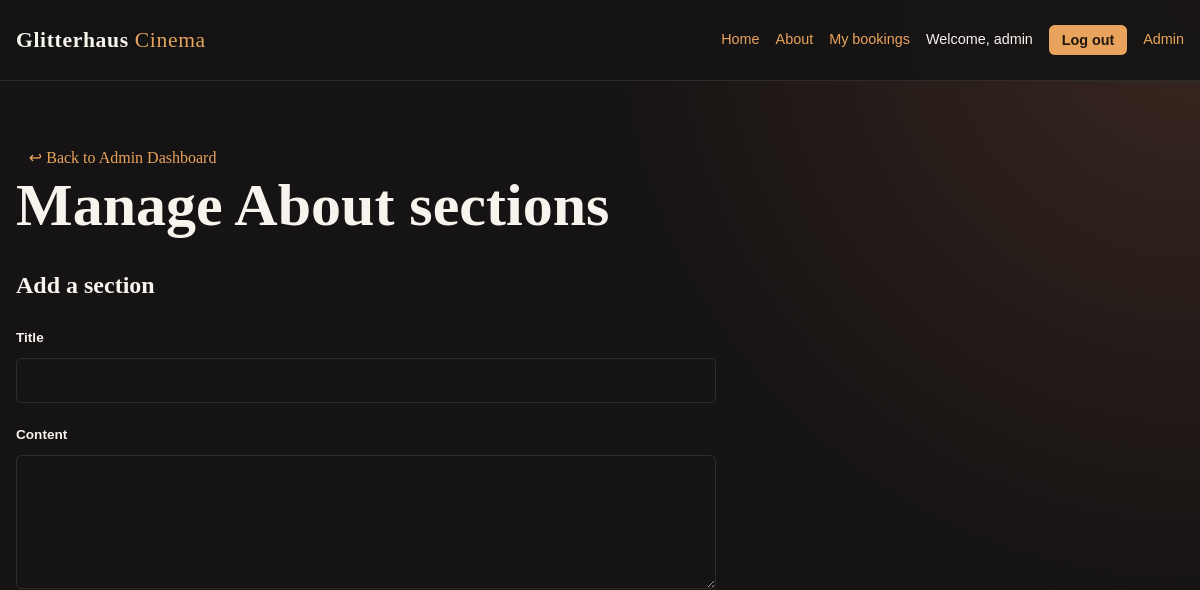
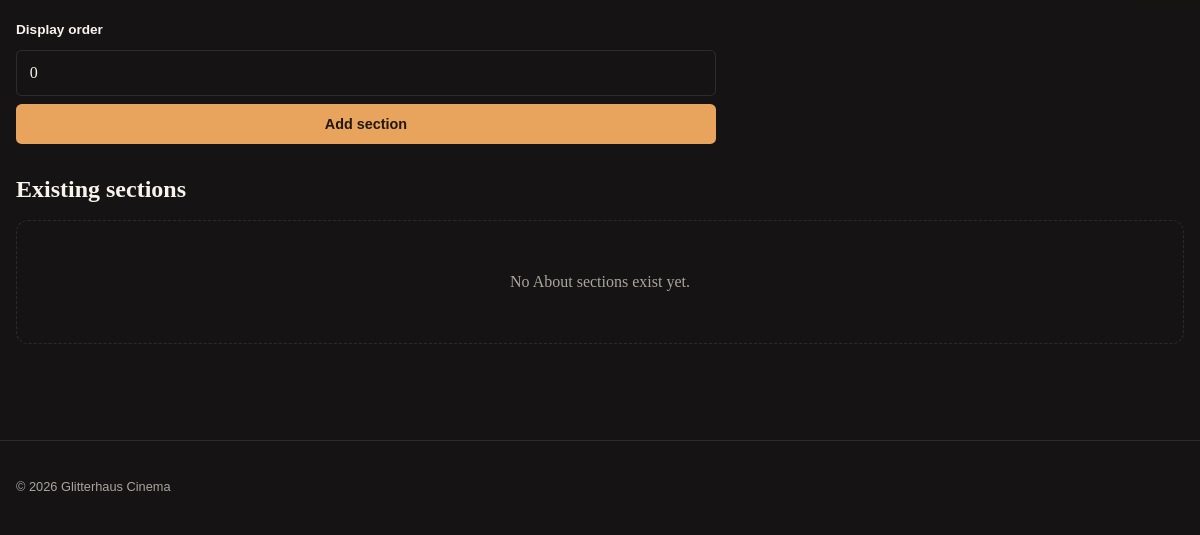
The app's page /index.php?page=adminAbout (signed in), older data (2 pictures, top to bottom).
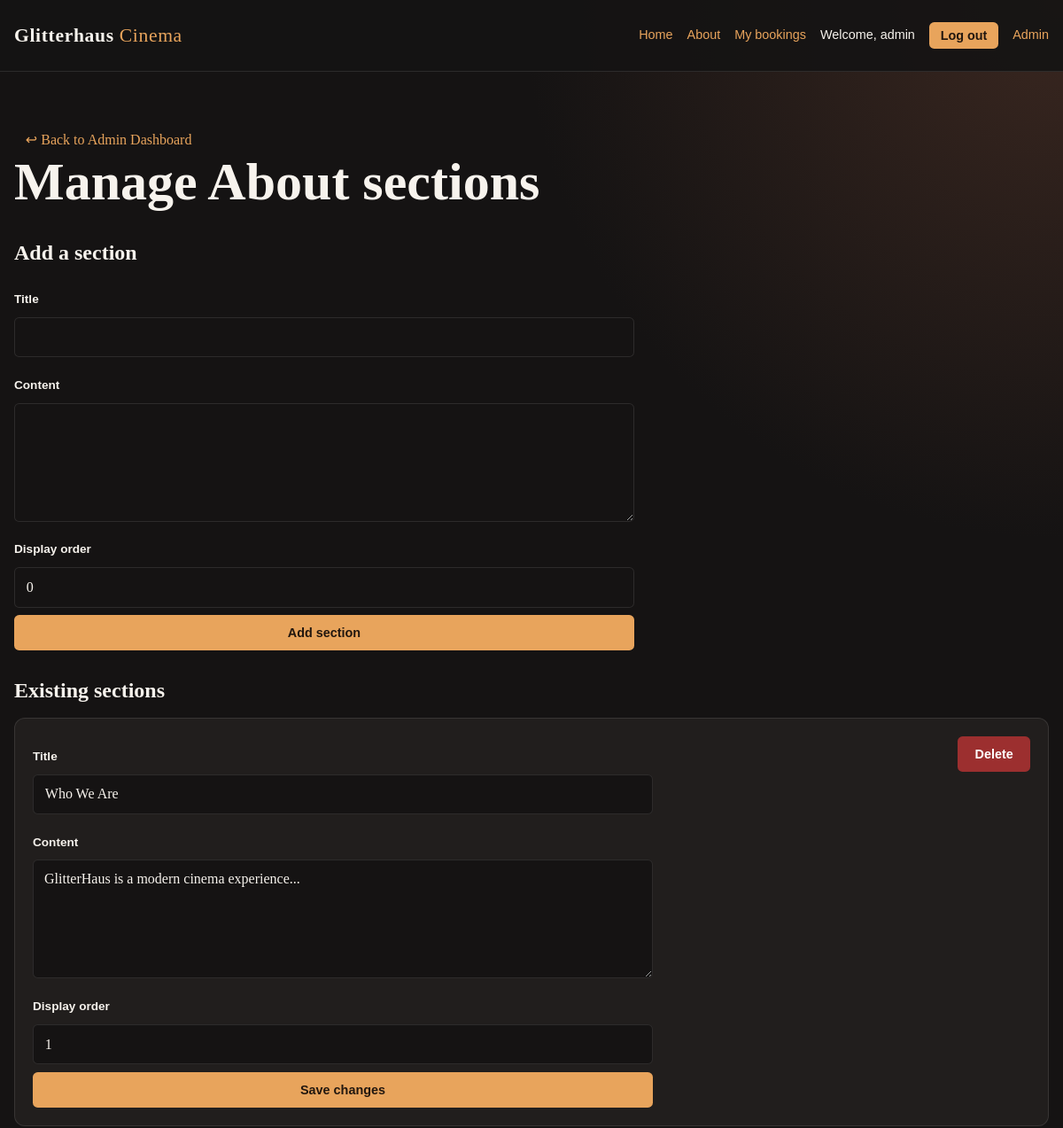
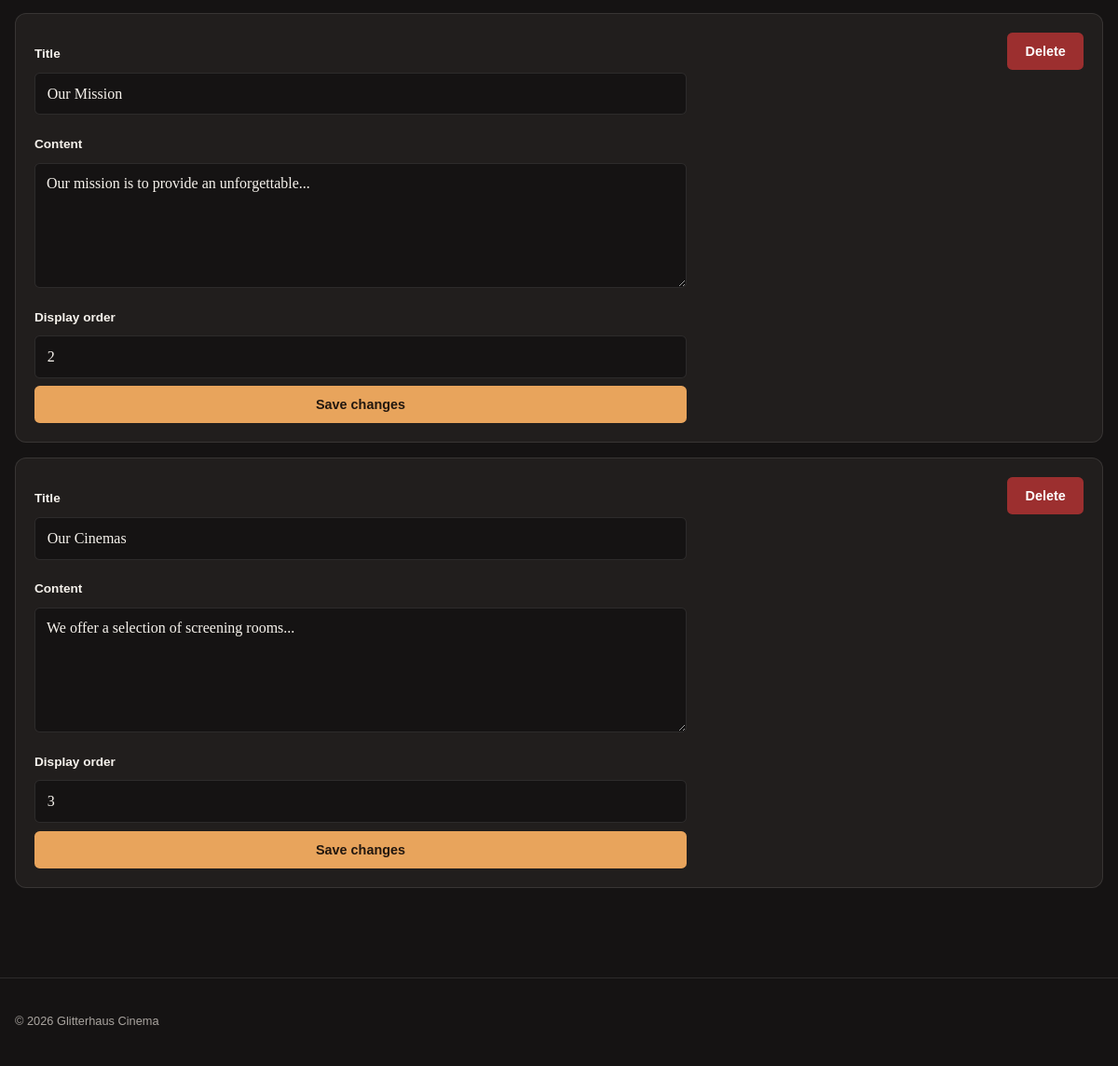
The same page, newer data (2 pictures, top to bottom).
### tables this page shows
CREATE TABLE about (
    aboutId INT AUTO_INCREMENT PRIMARY KEY,
    title VARCHAR(150) NOT NULL,
    content TEXT NOT NULL,
    displayOrder INT NOT NULL DEFAULT 0,
    updatedAt DATETIME DEFAULT CURRENT_TIMESTAMP ON UPDATE CURRENT_TIMESTAMP
);

### app/controllers/AdminController.php (called while the page is built, shortened)
<?php
class AdminController {
    private $admin;
    public function __construct($admin) {
        $this->admin = $admin;
    }
    public function adminAbout() {
        $sections = $this->admin['about']->getSections();
        require_once __DIR__ . "/../views/admin/adminAbout.php";
    }
}

### index.php (called while the page is built, shortened)
<?php
require_once __DIR__ . "/includes/connection.php";
require_once __DIR__ . "/app/models/About.php";
require_once __DIR__ . "/app/controllers/AdminController.php";
$about = new AboutController(new About($connection));
$auth = new AuthController(new User($connection));
$movies = new MovieController(new Movie($connection));
$bookings = new BookingController(new Booking($connection));
$admin = new AdminController(['about' => new About($connection)]);
$routes = [
    'about' => [$about, 'about'],
    'home' => [$movies, 'home'],
    'movieDetails' => [$movies, 'movieDetails'],
    'movieBooking' => [$bookings, 'movieBooking'],
    'bookings' => [$bookings, 'index'],
    'login' => [$auth, 'login'],
    'register' => [$auth, 'register'],
    'logout' => [$auth, 'logout'],
    'admin' => [$admin, 'admin'],
    'adminAbout' => [$admin, 'adminAbout'],
];
$page = $_GET['page'] ?? 'home';
call_user_func($routes[$page]);

### app/models/About.php (called while the page is built, shortened)
<?php
class About {
    private $connection;
    public function __construct($connection) {
        $this->connection = $connection;
    }
    public function getSections() {
        $query = "SELECT aboutId, title, content, displayOrder
                  FROM about
                  ORDER BY displayOrder, aboutId";
        $statement = $this->connection->prepare($query);
        $statement->execute();
        return $statement->fetchAll(PDO::FETCH_ASSOC);
    }
}

### app/views/admin/adminAbout.php (the view, shortened to what this page needs)
<?php
require __DIR__ . '/../../../includes/header.php';
?>
<section class="page-heading">
    <a href="index.php?page=admin" class="button-small">↩ Back to Admin Dashboard</a>
    <h1>Manage About sections</h1>
</section>
<section class="admin-about-section">
    <h2>Add a section</h2>
    <form action="index.php?page=adminAbout" method="post" class="about-admin-form">
        <label for="create-title">Title</label>
        <input id="create-title" name="title" type="text" maxlength="150" required>
        <label for="create-content">Content</label>
        <textarea id="create-content" name="content" rows="6" required></textarea>
        <label for="create-order">Display order</label>
        <input id="create-order" name="displayOrder" type="number" min="0" value="0" required>
        <button class="button" type="submit">Add section</button>
    </form>
</section>
<section class="admin-about-section">
    <h2>Existing sections</h2>
    <?php if (empty($sections)): ?>
        <p class="empty-state">No About sections exist yet.</p>
    <?php else: ?>
        <?php foreach ($sections as $section): ?>
            <article class="about-admin-card">
                <form action="index.php?page=adminAbout" method="post" class="about-admin-form">
                    <label for="title-<?= (int) $section['aboutId'] ?>">Title</label>
                    <input id="title-<?= (int) $section['aboutId'] ?>"
                           name="title"
                           type="text"
                           maxlength="150"
                           value="<?= htmlspecialchars($section['title'], ENT_QUOTES, 'UTF-8') ?>"
                           required>
                    <label for="content-<?= (int) $section['aboutId'] ?>">Content</label>
                    <textarea id="content-<?= (int) $section['aboutId'] ?>"
                              name="content"
                              rows="6"
                              required><?= htmlspecialchars($section['content'], ENT_QUOTES, 'UTF-8') ?></textarea>
                    <label for="order-<?= (int) $section['aboutId'] ?>">Display order</label>
                    <input id="order-<?= (int) $section['aboutId'] ?>"
                           name="displayOrder"
                           type="number"
                           min="0"
                           value="<?= (int) $section['displayOrder'] ?>"
                           required>
                    <button class="button" type="submit">Save changes</button>
                </form>
                <form action="index.php?page=adminAbout"
                      method="post"
                      class="about-delete-form"
                      onsubmit="return confirm('Delete this About section?');">
                    <button class="button button-danger" type="submit">Delete</button>
                </form>
            </article>
        <?php endforeach; ?>
    <?php endif; ?>
</section>
<?php require __DIR__ . '/../../../includes/footer.php'; ?>

Row changes from the older to the newer data that the page shows:
added about: title "Who We Are", content "GlitterHaus is a modern cinema experience...", displayOrder "1"
added about: title "Our Mission", content "Our mission is to provide an unforgettable...", displayOrder "2"
added about: title "Our Cinemas", content "We offer a selection of screening rooms...", displayOrder "3"
Text that changed along with them:
text no longer shown: "No About sections exist yet."
